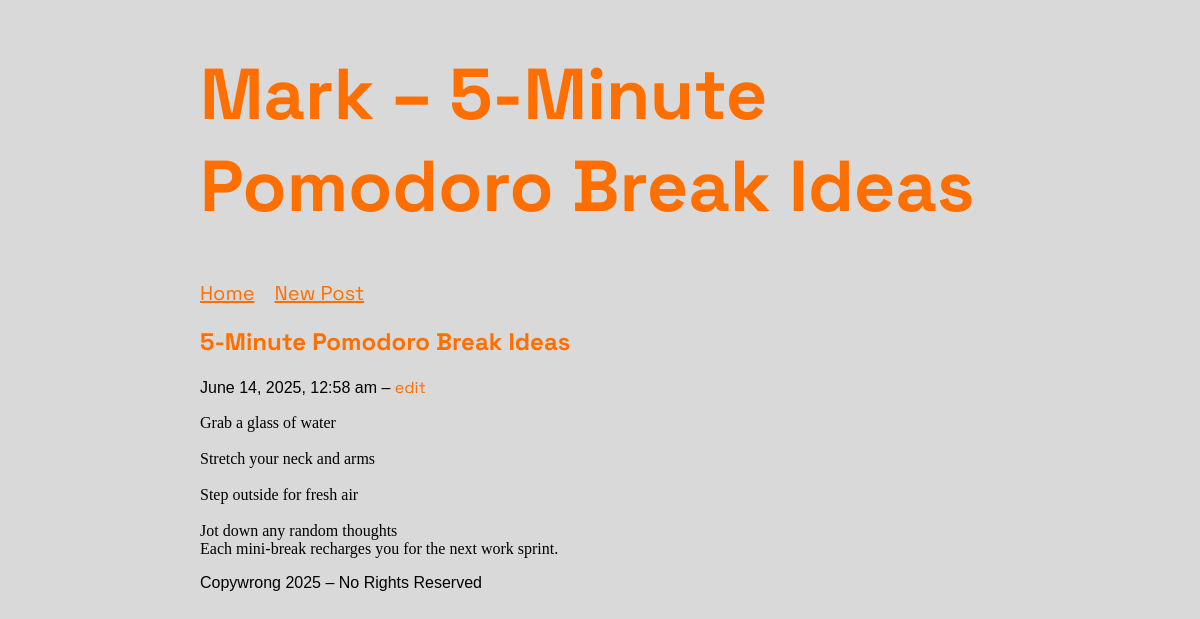
The page /show.php?id=17 on the database its author committed.
### tables this page shows
CREATE TABLE `posts` (
  `id` int(11) NOT NULL,
  `title` varchar(255) NOT NULL,
  `content` text NOT NULL,
  `created_at` timestamp NOT NULL DEFAULT current_timestamp()
);

### show.php (the view, shortened to what this page needs)
<?php
require 'connect.php';
$id = filter_input(INPUT_GET, 'id', FILTER_VALIDATE_INT);
$stmt = $db->prepare("SELECT * FROM posts WHERE id = ?");
$stmt->execute([$id]);
$post = $stmt->fetch(PDO::FETCH_ASSOC);
?>
<!DOCTYPE html>
<html lang="en">
<head>
  <link rel="stylesheet" href="main.css">
</head>
<body>
  <header>
    <h1>Mark – <?= htmlspecialchars($post['title']) ?></h1>
    <nav>
      <a class="tab" href="index.php">Home</a>
      <a class="tab" href="new.php">New Post</a>
    </nav>
  </header>
  <section class="post-full">
    <article>
      <h2><?= htmlspecialchars($post['title']) ?></h2>
      <p class="meta">
        <?= date('F j, Y, g:i a', strtotime($post['created_at'])) ?>
        – <a href="edit.php?id=<?= $post['id'] ?>">edit</a>
      </p>
      <div class="content">
        <?= nl2br(htmlspecialchars($post['content'])) ?>
      </div>
    </article>
  </section>
  <footer>
    <p>Copywrong <?= date('Y') ?> – No Rights Reserved</p>
  </footer>
</body>
</html>

### main.css (style rules this page uses)
body { margin: 0 200px 200px; background-color: rgb(217, 217, 217); }
h2 { color: rgb(255, 111, 0); }
p { color: rgb(0, 0, 0); font-family:Arial, Helvetica, sans-serif ; }
h1 { font-size: 72px; align-content: center; }
h1, h2, a { font-family: "Space Grotesk", sans-serif; text-decoration: none; color: rgb(255, 111, 0); }
nav { display: inline-flex; align-items: center; justify-content: center; gap: 0; }
nav a { padding-right: 0.5em 1em; text-decoration: underline; font-size: 20px; padding-right: 20px; }

### rows shown on the page
posts: title "5-Minute Pomodoro Break Ideas", created_at "June 14, 2025, 12:58 am", content "Grab a glass of water Stretch your neck and arms Step outside for fresh air Jot down any random thoughts Each mini-break recharges you for the next work sprint."
